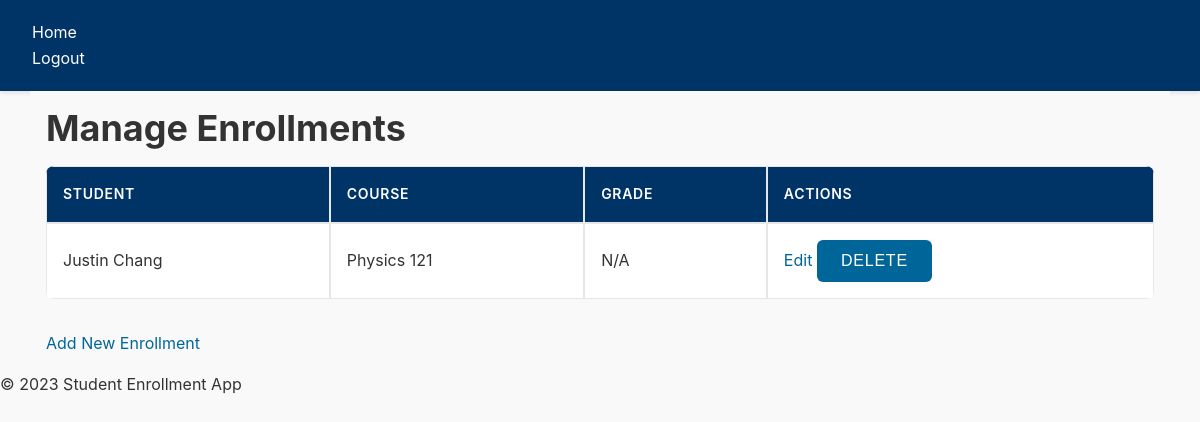
The app's page /admin/enrollments (signed in) with its own data.
### app/models.py (models this page shows, shortened)
class Enrollment(db.Model):
    id = db.Column(db.Integer, primary_key=True)
    student_id = db.Column(db.Integer, db.ForeignKey('user.id'), nullable=False)
    course_id = db.Column(db.Integer, db.ForeignKey('course.id'), nullable=False)
    grade = db.Column(db.Float)
    course = db.relationship('Course', back_populates='enrollments')

class User(UserMixin, db.Model):
    id = db.Column(db.Integer, primary_key=True)
    username = db.Column(db.String(64), index=True, unique=True, nullable=False)
    email = db.Column(db.String(120), index=True, unique=True, nullable=False)
    password_hash = db.Column(db.String(128), nullable=False)
    role = db.Column(db.String(20), nullable=False)  # student, teacher, or admin
    enrollments = db.relationship('Enrollment', backref='student', lazy='dynamic')

class Course(db.Model):
    id = db.Column(db.Integer, primary_key=True)
    name = db.Column(db.String(120), index=True, unique=True, nullable=False)
    capacity = db.Column(db.Integer, nullable=False)
    meeting_time = db.Column(db.String(120), nullable=True)  # New column for meeting times
    teacher_id = db.Column(db.Integer, db.ForeignKey('user.id'), nullable=False)  # Foreign key to the teacher
    teacher = db.relationship('User', backref='courses')  # Relationship to the teacher
    enrollments = db.relationship('Enrollment', back_populates='course', lazy='dynamic')

### app/routes.py (the view)
    @app.route('/admin/enrollments')
    @login_required
    def admin_enrollments():
        if admin_required(): return admin_required()
        enrollments = Enrollment.query.all()
        return render_template('admin/enrollments.html', enrollments=enrollments)

### app/__init__.py (called while the page is built)
def create_app():
    app = Flask(__name__)
    app.config.from_object(Config)
    db.init_app(app)
    login_manager.init_app(app)
    admin.name = 'Admin Mode'
    admin.url = '/admin_panel'
    admin.init_app(app)
    with app.app_context():
        from app.models import User, Course, Enrollment
        admin.add_view(ModelView(User, db.session))
        admin.add_view(ModelView(Course, db.session))
        admin.add_view(ModelView(Enrollment, db.session))
        db.create_all()
    from app.routes import init_routes
    init_routes(app)
    @login_manager.user_loader
    def load_user(user_id):
        return User.query.get(int(user_id))
    return app

### app/templates/admin/enrollments.html
{% extends 'base.html' %}
{% block content %}
<h1>Manage Enrollments</h1>
<table>
    <thead>
        <tr>
            <th>Student</th>
            <th>Course</th>
            <th>Grade</th>
            <th>Actions</th>
        </tr>
    </thead>
    <tbody>
        {% for enrollment in enrollments %}
        <tr>
            <td>{{ enrollment.student.username }}</td>
            <td>{{ enrollment.course.name }}</td>
            <td>{{ enrollment.grade or 'N/A' }}</td>
            <td>
                <a href="{{ url_for('admin_edit_enrollment', enrollment_id=enrollment.id) }}">Edit</a>
                <form action="{{ url_for('admin_delete_enrollment', enrollment_id=enrollment.id) }}" method="post" style="display:inline;">
                    <button type="submit" onclick="return confirm('Are you sure you want to delete this enrollment?');">Delete</button>
                </form>
            </td>
        </tr>
        {% endfor %}
    </tbody>
</table>
<a href="{{ url_for('admin_new_enrollment') }}">Add New Enrollment</a>
{% endblock %}

### app/static/base.css (style rules this page uses)
*, *::before, *::after { box-sizing: border-box; margin: 0; padding: 0; }
body { font-family: 'Inter', system-ui, -apple-system, sans-serif; margin: 0; padding: 0; background-color: #f9f9f9; color: #333; line-height: 1.6; min-height: 100vh; }
h1, h2, h3, h4, h5, h6 { margin-bottom: 1rem; line-height: 1.2; }
h1 { font-size: 2.25rem; }
table { width: 100%; border-collapse: separate; border-spacing: 0; margin-bottom: 2rem; background-color: #ffffff; border-radius: 8px; overflow: hidden; }
table th, table td { border: 1px solid #e5e7eb; padding: 1rem; text-align: left; }
table th { background-color: #003366; color: white; font-weight: 600; text-transform: uppercase; letter-spacing: 0.05em; font-size: 0.875rem; }
form { max-width: 500px; margin: 0 auto; }
button, .btn { display: inline-block; background-color: #006699; color: white; border: none; border-radius: 6px; padding: 0.75rem 1.5rem; cursor: pointer; font-size: 1rem; font-weight: 500; text-transform: uppercase; letter-spacing: 0.05em; transition: all 0.2s; }
a { color: #006699; text-decoration: none; transition: color 0.2s; }

### records on screen
Enrollment: student.username "Justin Chang", course.name "Physics 121", grade "N/A"
